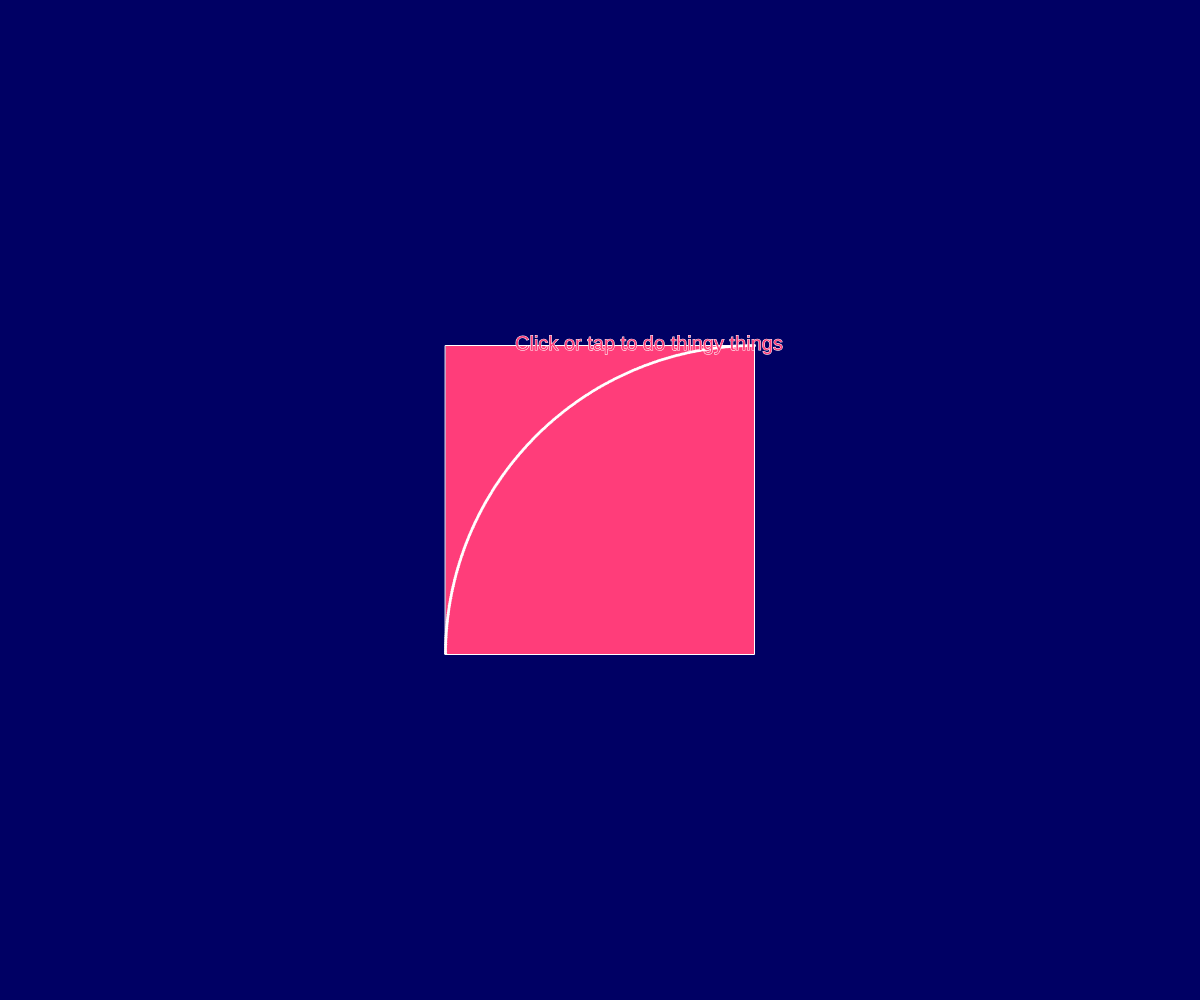
Frame 1 (no input)
Frame 60 (no input): identical to frame 1, image omitted
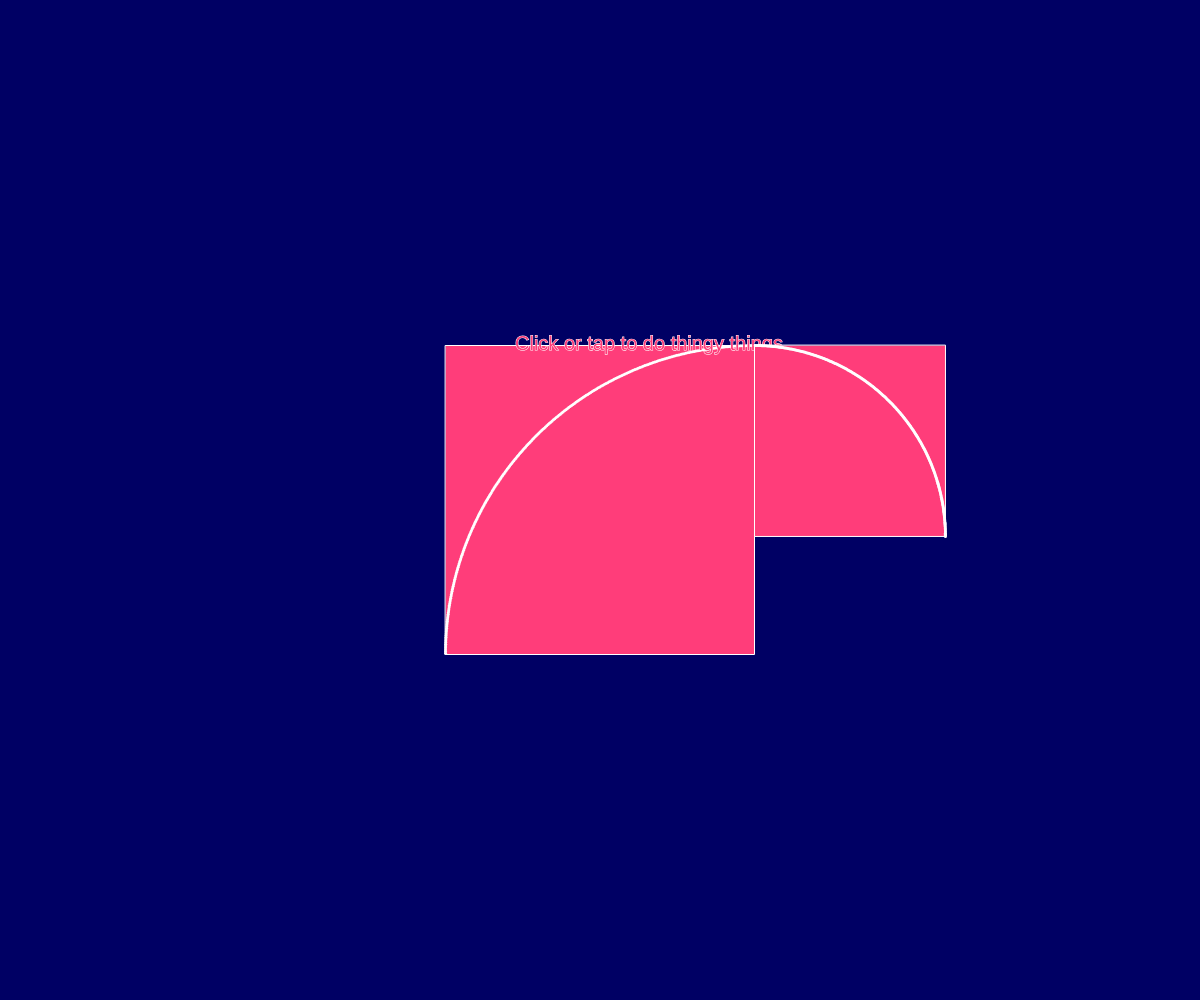
Frame 120 (the mouse pressed at the canvas centre since frame 60)

The p5.js sketch that drew these frames (run headless with seeded random() and noise() and a simulated clock; from frame 60 on, the mouse is pressed at the canvas centre):

// p5.js sketch
// ── sketch.js
class GBox {
  constructor (_x, _y, _w) {
    this.pos = createVector(_x, _y)
    this.wid = _w

    this.n = 0

    this.dir = 0
  }


  render() {
    rectMode(CENTER)

    fill(255, 61, 122)

    strokeWeight(1)
    stroke(255)

    translate(this.pos.x, this.pos.y)
    rotate(radians(90) * this.n)

    rect(0, 0, this.wid, this.wid)

    strokeWeight(3)
    stroke(255, 255, 255)

    beginShape(POINTS)

    for (let i = 90; i < 180; i+=0.33) {
      // let vX = (this.wid / 2) + this.wid * Math.cos(radians(i))
      // let vY = (this.wid / 2) + this.wid * Math.sin(radians(i))

      // vertex(vX, vY)
      vertex((this.wid / 2) + this.wid * Math.cos(radians(i)), 
      (this.wid / 2) - this.wid * Math.sin(radians(i)))
    }

    endShape (POINTS)

  }

  iterate() {
    this.n++

    this.dir++

    if (this.dir > 4) this.dir = 1

    if (this.dir === 1) {
      this.pos.x+= (this.wid / 2) + ((this.wid / 2) * golden)
      this.pos.y-= (this.wid / 2) - ((this.wid / 2) * golden)
    } else if (this.dir === 2) {
      this.pos.x += (this.wid / 2) - ((this.wid / 2) * golden)
      this.pos.y += (this.wid / 2) + ((this.wid / 2) * golden)
    } else if (this.dir === 3) {
      this.pos.x -= (this.wid / 2) + ((this.wid / 2) * golden)
      this.pos.y += (this.wid / 2) - ((this.wid / 2) * golden)
    } else if (this.dir === 4) {
      this.pos.x -= (this.wid / 2) - ((this.wid / 2) * golden)
      this.pos.y -= (this.wid / 2) + ((this.wid / 2) * golden)
    }

    this.wid *= golden
  }
}


let fib
const golden = 0.61800

function setup() {
  createCanvas(windowWidth, windowHeight)
  background(0, 0, 100)


  fib = new GBox(width / 2, height / 2, height / 2 * golden)

  fib.render()

  textSize(20)
  strokeWeight(1)
  text('Click or tap to do thingy things', -85, -150)

}


function draw() {

}

function mousePressed() {
  fib.iterate()
  fib.render()
}
